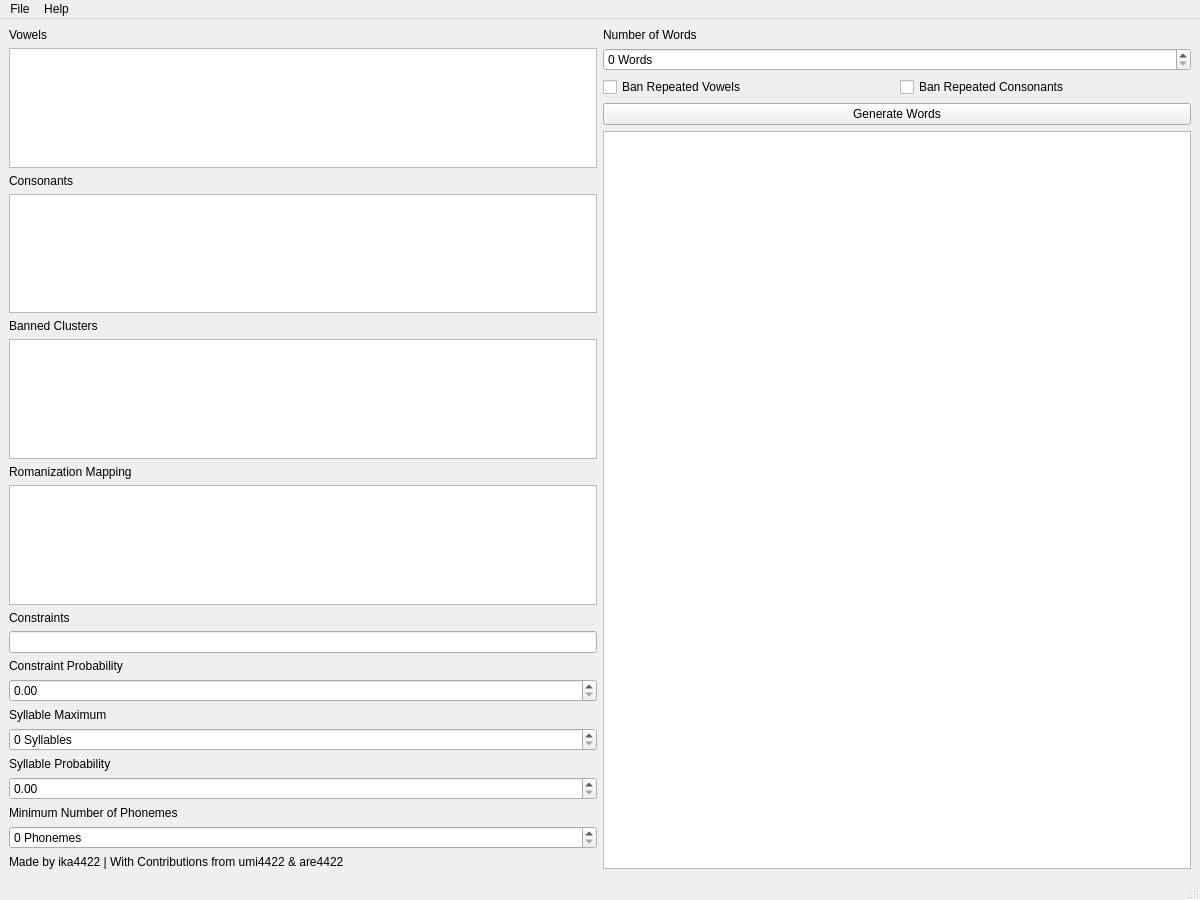
<?xml version="1.0" encoding="UTF-8"?>
<ui version="4.0">
 <class>MainWindow</class>
 <widget class="QMainWindow" name="MainWindow">
  <property name="geometry">
   <rect>
    <x>0</x>
    <y>0</y>
    <width>1200</width>
    <height>900</height>
   </rect>
  </property>
  <property name="windowTitle">
   <string>Simple Word Generator</string>
  </property>
  <property name="locale">
   <locale language="English" country="Canada"/>
  </property>
  <widget class="QWidget" name="centralwidget">
   <layout class="QHBoxLayout" name="horizontalLayout_2">
    <item>
     <layout class="QVBoxLayout" name="verticalLayout">
      <item>
       <widget class="QLabel" name="labelVowels">
        <property name="text">
         <string>Vowels</string>
        </property>
       </widget>
      </item>
      <item>
       <widget class="QPlainTextEdit" name="textVowels">
        <property name="tabChangesFocus">
         <bool>true</bool>
        </property>
       </widget>
      </item>
      <item>
       <widget class="QLabel" name="labelConsonants">
        <property name="text">
         <string>Consonants</string>
        </property>
       </widget>
      </item>
      <item>
       <widget class="QPlainTextEdit" name="textConsonants">
        <property name="tabChangesFocus">
         <bool>true</bool>
        </property>
       </widget>
      </item>
      <item>
       <widget class="QLabel" name="labelBanned_Clusters">
        <property name="text">
         <string>Banned Clusters</string>
        </property>
       </widget>
      </item>
      <item>
       <widget class="QPlainTextEdit" name="textBanned_Clusters">
        <property name="tabChangesFocus">
         <bool>true</bool>
        </property>
       </widget>
      </item>
      <item>
       <widget class="QLabel" name="labelRomanization_Mapping">
        <property name="text">
         <string>Romanization Mapping</string>
        </property>
       </widget>
      </item>
      <item>
       <widget class="QPlainTextEdit" name="textRomanization_Mapping">
        <property name="tabChangesFocus">
         <bool>true</bool>
        </property>
       </widget>
      </item>
      <item>
       <widget class="QLabel" name="labelConstraints">
        <property name="text">
         <string>Constraints</string>
        </property>
       </widget>
      </item>
      <item>
       <widget class="QLineEdit" name="textConstraints"/>
      </item>
      <item>
       <widget class="QLabel" name="labelConstraint_Probability">
        <property name="text">
         <string>Constraint Probability</string>
        </property>
       </widget>
      </item>
      <item>
       <widget class="QDoubleSpinBox" name="spinConstraint_Probability">
        <property name="maximum">
         <double>1.000000000000000</double>
        </property>
        <property name="singleStep">
         <double>0.050000000000000</double>
        </property>
       </widget>
      </item>
      <item>
       <widget class="QLabel" name="labelSyllable_Maximum">
        <property name="text">
         <string>Syllable Maximum</string>
        </property>
       </widget>
      </item>
      <item>
       <widget class="QSpinBox" name="spinSyllable_Maximum">
        <property name="suffix">
         <string> Syllables</string>
        </property>
       </widget>
      </item>
      <item>
       <widget class="QLabel" name="labelSyllable_Probability">
        <property name="text">
         <string>Syllable Probability</string>
        </property>
       </widget>
      </item>
      <item>
       <widget class="QDoubleSpinBox" name="spinSyllable_Probability">
        <property name="maximum">
         <double>1.000000000000000</double>
        </property>
        <property name="singleStep">
         <double>0.050000000000000</double>
        </property>
       </widget>
      </item>
      <item>
       <widget class="QLabel" name="labelMinimum_Letters">
        <property name="text">
         <string>Minimum Number of Phonemes</string>
        </property>
       </widget>
      </item>
      <item>
       <widget class="QSpinBox" name="spinMinimum_Phonemes">
        <property name="suffix">
         <string> Phonemes</string>
        </property>
       </widget>
      </item>
      <item>
       <widget class="QLabel" name="labelCredit">
        <property name="text">
         <string>Made by ika4422 | With Contributions from umi4422 &amp; are4422</string>
        </property>
       </widget>
      </item>
     </layout>
    </item>
    <item>
     <layout class="QVBoxLayout" name="verticalLayout_6">
      <item>
       <widget class="QLabel" name="labelWords">
        <property name="text">
         <string>Number of Words</string>
        </property>
       </widget>
      </item>
      <item>
       <widget class="QSpinBox" name="spinNumberWords">
        <property name="suffix">
         <string> Words</string>
        </property>
        <property name="maximum">
         <number>65536</number>
        </property>
        <property name="stepType">
         <enum>QAbstractSpinBox::StepType::DefaultStepType</enum>
        </property>
       </widget>
      </item>
      <item>
       <layout class="QHBoxLayout" name="horizontalLayout">
        <item>
         <widget class="QCheckBox" name="checkRepeated_Vowels">
          <property name="text">
           <string>Ban Repeated Vowels</string>
          </property>
         </widget>
        </item>
        <item>
         <widget class="QCheckBox" name="checkRepeated_Consonants">
          <property name="text">
           <string>Ban Repeated Consonants</string>
          </property>
         </widget>
        </item>
       </layout>
      </item>
      <item>
       <widget class="QPushButton" name="buttonGenerate">
        <property name="text">
         <string>Generate Words</string>
        </property>
       </widget>
      </item>
      <item>
       <widget class="QPlainTextEdit" name="textGeneratedWords">
        <property name="tabChangesFocus">
         <bool>true</bool>
        </property>
       </widget>
      </item>
     </layout>
    </item>
   </layout>
  </widget>
  <widget class="QMenuBar" name="menubar">
   <property name="geometry">
    <rect>
     <x>0</x>
     <y>0</y>
     <width>1200</width>
     <height>30</height>
    </rect>
   </property>
   <widget class="QMenu" name="menuFile">
    <property name="title">
     <string>File</string>
    </property>
    <addaction name="actionFileSave"/>
    <addaction name="actionFileLoad"/>
    <addaction name="separator"/>
    <addaction name="actionFileExport"/>
   </widget>
   <widget class="QMenu" name="menuHelp">
    <property name="title">
     <string>Help</string>
    </property>
    <addaction name="actionHelpApplication_Guide"/>
    <addaction name="actionHelpGithub_Repository"/>
   </widget>
   <addaction name="menuFile"/>
   <addaction name="menuHelp"/>
  </widget>
  <widget class="QStatusBar" name="appStatusBar"/>
  <action name="actionFileExport">
   <property name="text">
    <string>Export...</string>
   </property>
   <property name="shortcut">
    <string>Ctrl+E</string>
   </property>
  </action>
  <action name="actionHelpApplication_Guide">
   <property name="text">
    <string>Application Guide</string>
   </property>
   <property name="shortcut">
    <string>F1</string>
   </property>
  </action>
  <action name="actionFileSave">
   <property name="text">
    <string>Save Config...</string>
   </property>
   <property name="shortcut">
    <string>Ctrl+S</string>
   </property>
  </action>
  <action name="actionFileLoad">
   <property name="text">
    <string>Load Config...</string>
   </property>
   <property name="shortcut">
    <string>Ctrl+O</string>
   </property>
  </action>
  <action name="actionHelpGithub_Repository">
   <property name="text">
    <string>Github Repository</string>
   </property>
  </action>
 </widget>
 <resources/>
 <connections/>
</ui>
